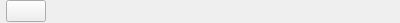
<?xml version="1.0" encoding="UTF-8"?>
<ui version="4.0">
 <class>TaskbarWidget</class>
 <widget class="QWidget" name="TaskbarWidget">
  <property name="geometry">
   <rect>
    <x>0</x>
    <y>0</y>
    <width>400</width>
    <height>23</height>
   </rect>
  </property>
  <property name="windowTitle">
   <string notr="true">Form</string>
  </property>
  <layout class="QHBoxLayout" name="horizontalLayout_2">
   <property name="spacing">
    <number>0</number>
   </property>
   <property name="leftMargin">
    <number>0</number>
   </property>
   <property name="topMargin">
    <number>0</number>
   </property>
   <property name="rightMargin">
    <number>0</number>
   </property>
   <property name="bottomMargin">
    <number>0</number>
   </property>
   <item>
    <widget class="QWidget" name="desktopsGroup" native="true">
     <layout class="QHBoxLayout" name="desktopsGroupLayout">
      <property name="spacing">
       <number>2</number>
      </property>
      <property name="leftMargin">
       <number>6</number>
      </property>
      <property name="topMargin">
       <number>0</number>
      </property>
      <property name="rightMargin">
       <number>0</number>
      </property>
      <property name="bottomMargin">
       <number>0</number>
      </property>
      <item>
       <widget class="DesktopButton" name="lastDesktopButton">
        <property name="toolTip">
         <string>New desktop</string>
        </property>
       </widget>
      </item>
     </layout>
    </widget>
   </item>
   <item>
    <layout class="QHBoxLayout" name="desktopsLayout">
     <property name="spacing">
      <number>0</number>
     </property>
     <property name="leftMargin">
      <number>12</number>
     </property>
    </layout>
   </item>
   <item>
    <spacer name="horizontalSpacer">
     <property name="orientation">
      <enum>Qt::Horizontal</enum>
     </property>
     <property name="sizeHint" stdset="0">
      <size>
       <width>395</width>
       <height>20</height>
      </size>
     </property>
    </spacer>
   </item>
  </layout>
 </widget>
 <customwidgets>
  <customwidget>
   <class>DesktopButton</class>
   <extends>QPushButton</extends>
   <header>bar/taskbardesktopwidget.h</header>
  </customwidget>
 </customwidgets>
 <resources/>
 <connections/>
</ui>
